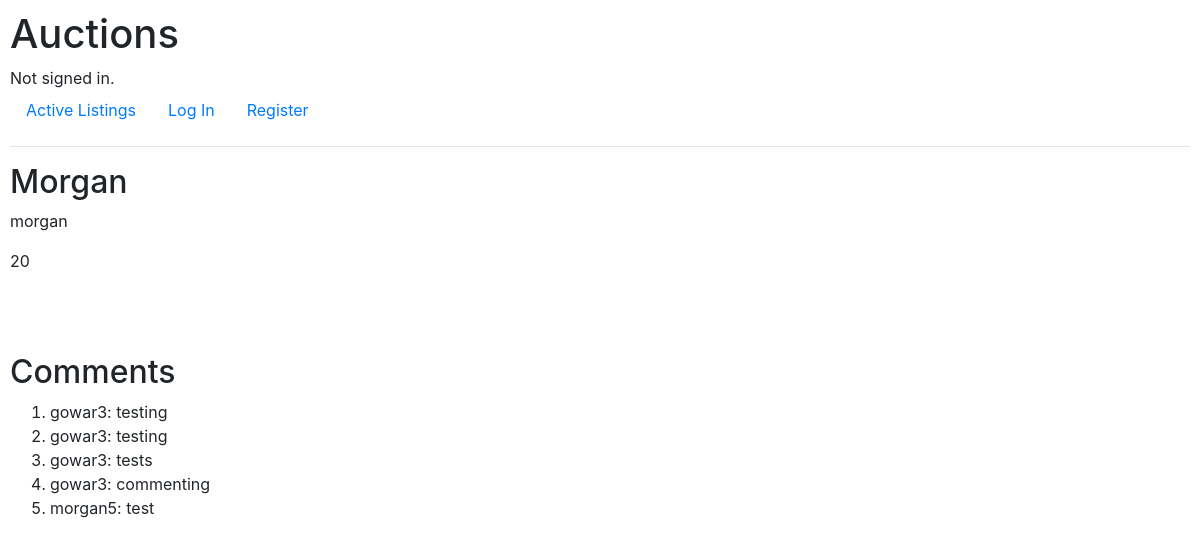
/auctions/12, run on the app's committed database.
### auctions/models.py (models this page shows, shortened)
class Listing(models.Model):
    creator = models.CharField(max_length=64)
    title = models.CharField(max_length=64)
    description = models.CharField(max_length=64)
    price = models.IntegerField()
    users = models.ManyToManyField(User, blank=True, related_name= "wishlist")

class Comment(models.Model):
    poster = models.CharField(max_length=64)
    comment = models.CharField(max_length=128)
    listing = models.ForeignKey(Listing, on_delete=models.CASCADE, related_name="comment_listing")
    listings = models.ManyToManyField(Listing, blank=True, related_name= "comments")
    def __str__(self):
        return f"{self.poster}: {self.comment}"

### auctions/views.py (the view, shortened to what this page needs)
# urls.py: path("<str:listing>", views.listing, name="listing"),
def listing(request, listing):
    if "comments" not in request.session:
        request.session["comments"] = ()
    if "bids" not in request.session:
        request.session["bids"] = ()
    error = ""
    listing = Listing.objects.get(pk = listing)
    username = request.user.username
    highest_bid = listing.bids.aggregate(max_offer=Max("offer"))
    highest_bid_value = highest_bid.get("max_offer", None)
    return render(request, "auctions/listing.html", {
        "error": error,
        "listing": listing,
        "comments": listing.comments.all(),
        "bids": listing.bids.all()
    })

### auctions/templates/auctions/listing.html (shortened to what this page needs)
{% extends 'auctions/layout.html' %}
{% block body %}
        <h2>{{ listing.title }}</h2>
        <p>{{ listing.description }}</p>
        <label>{{ listing.price }}</label>
        <br>
        <br>
        <br>
    <br>
    <h2>Comments</h2>
    <ol>
    {% for comment in comments %}
        <li>{{ comment }}</li>
    {% endfor %}
    </ol>
{% endblock %}

### auctions/static/auctions/styles.css (style rules this page uses)
body { padding: 10px; }

### data on the page
Listing: title "Morgan", description "morgan", price "20"
Comment: poster+comment "gowar3: testing"
Comment: poster+comment "gowar3: testing"
Comment: poster+comment "gowar3: tests"
Comment: poster+comment "gowar3: commenting"
Comment: poster+comment "morgan5: test"
